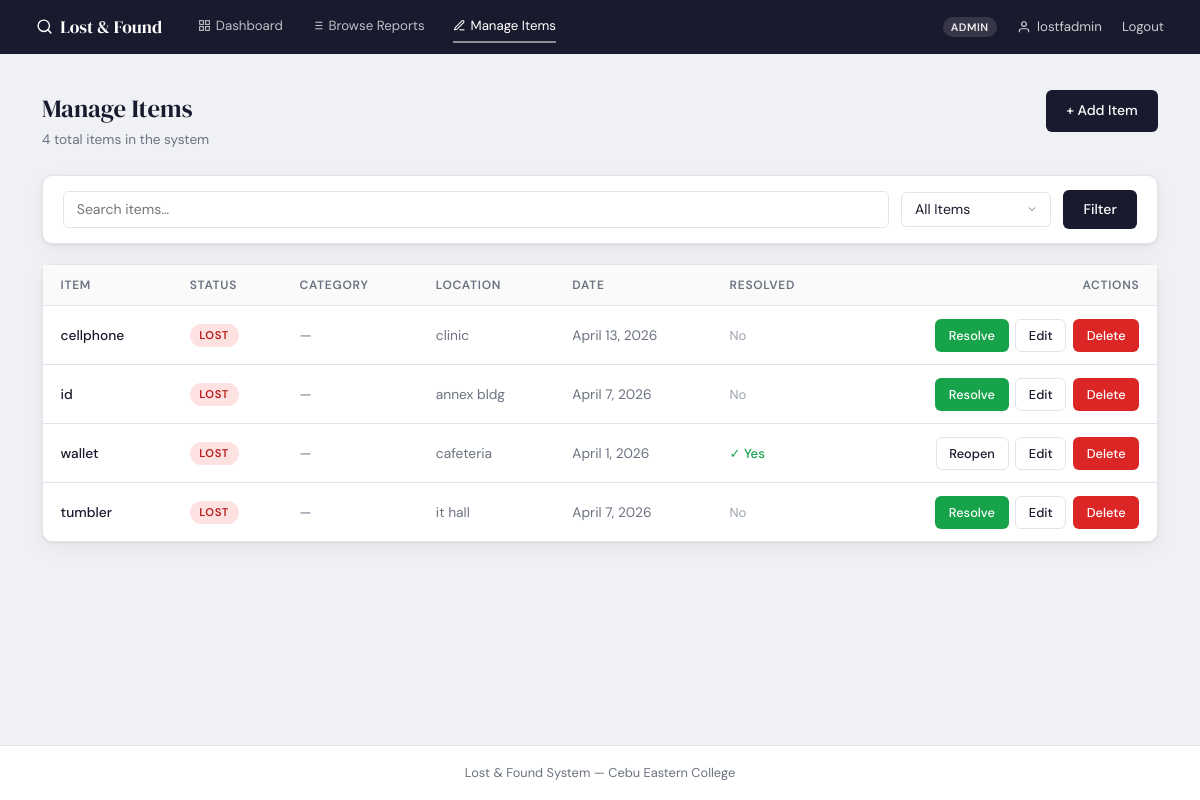
The page /manage/ (signed in) on the database its author committed.
### items/models.py (models this page shows, shortened)
class Item(models.Model):
    STATUS_CHOICES = [
        ('lost',  'Lost'),
        ('found', 'Found'),
    ]
    title          = models.CharField(max_length=200)
    description    = models.TextField()
    status         = models.CharField(max_length=5, choices=STATUS_CHOICES)
    category       = models.ForeignKey(Category, on_delete=models.SET_NULL, null=True, blank=True)
    location       = models.CharField(max_length=200)
    date_reported  = models.DateTimeField(auto_now_add=True)
    date_lost_found = models.DateField()
    photo          = models.ImageField(upload_to='item_photos/', blank=True, null=True)
    posted_by      = models.ForeignKey(User, on_delete=models.CASCADE)
    is_resolved    = models.BooleanField(default=False)
    class Meta:
        ordering = ['-date_reported']

### items/views.py (the view)
# urls.py: path('manage/',           views.manage_items,  name='manage_items'),
@admin_required
def manage_items(request):
    status_filter = request.GET.get('status', '')
    query         = request.GET.get('q', '')
    items         = Item.objects.all()
    if status_filter in ['lost', 'found']:
        items = items.filter(status=status_filter)
    if query:
        items = items.filter(title__icontains=query)
    return render(request, 'items/manage_items.html', {
        'items':         items,
        'status_filter': status_filter,
        'query':         query,
    })

### items/views.py (called while the page is built)
def is_admin(user):
    return user.is_authenticated and (user.is_staff or user.is_superuser)

### items/templates/items/manage_items.html (shortened to what this page needs)
{% extends 'items/base.html' %}
{% block nav_manage %}active{% endblock %}
{% block content %}
<div class="page-header">
  <div><h1 class="page-title">Manage Items</h1><p class="page-subtitle">{{ items.count }} total item{{ items.count|pluralize }} in the system</p></div>
  <a href="/post/" class="btn btn-dark">+ Add Item</a>
</div>
<div class="card" style="padding:0.9rem 1.25rem;margin-bottom:1.25rem;">
  <form method="get" style="display:flex;gap:0.75rem;flex-wrap:wrap;align-items:center;">
    <input type="text" name="q" value="{{ query }}" class="form-control" placeholder="Search items…" style="flex:1;min-width:180px;">
    <select name="status" class="form-control" style="width:150px;">
      <option value="">All Items</option>
    </select>
    <button type="submit" class="btn btn-dark">Filter</button>
  </form>
</div>
<div class="card">
  {% if items %}
  <table class="data-table">
    <thead><tr><th>Item</th><th>Status</th><th>Category</th><th>Location</th><th>Date</th><th>Resolved</th><th style="text-align:right;">Actions</th></tr></thead>
    <tbody>
      {% for item in items %}
      <tr>
        <td><a href="/item/{{ item.pk }}/" style="font-weight:500;color:var(--navy);text-decoration:none;">{{ item.title }}</a></td>
        <td><span class="badge {% if item.status == 'lost' %}badge-lost{% else %}badge-found{% endif %}">{{ item.status }}</span></td>
        <td style="color:var(--muted);">{{ item.category|default:"—" }}</td>
        <td style="color:var(--muted);">{{ item.location }}</td>
        <td style="color:var(--muted);">{{ item.date_lost_found }}</td>
        <td>{% if item.is_resolved %}<span style="color:#16a34a;font-size:0.82rem;font-weight:500;">✓ Yes</span>{% else %}<span style="color:#9ca3af;font-size:0.82rem;">No</span>{% endif %}</td>
        <td>
          <div style="display:flex;gap:0.4rem;justify-content:flex-end;">
            <a href="/resolve/{{ item.pk }}/" class="btn btn-sm {% if item.is_resolved %}btn-outline{% else %}btn-success{% endif %}">{% if item.is_resolved %}Reopen{% else %}Resolve{% endif %}</a>
            <a href="/edit/{{ item.pk }}/" class="btn btn-sm btn-outline">Edit</a>
            <a href="/delete/{{ item.pk }}/" class="btn btn-sm btn-danger">Delete</a>
          </div>
        </td>
      </tr>
      {% endfor %}
    </tbody>
  </table>
  {% endif %}
</div>
{% endblock %}

### items/templates/items/base.html (shortened to what this page needs)
<!DOCTYPE html>
<html lang="en">
<head>
</head>
<body>
<nav>
  <div class="nav-left">
    <a href="{% if user.is_authenticated %}/dashboard/{% else %}/{% endif %}" class="nav-brand">
      <svg width="17" height="17" viewBox="0 0 24 24" fill="none" stroke="currentColor" stroke-width="2" stroke-linecap="round" stroke-linejoin="round"><circle cx="11" cy="11" r="8"/><path d="m21 21-4.35-4.35"/></svg>
      Lost &amp; Found
    </a>
    {% if user.is_authenticated %}
      <a href="/dashboard/" class="nav-link {% block nav_dashboard %}{% endblock %}">
        <svg width="13" height="13" viewBox="0 0 24 24" fill="none" stroke="currentColor" stroke-width="2"><rect x="3" y="3" width="7" height="7"/><rect x="14" y="3" width="7" height="7"/><rect x="14" y="14" width="7" height="7"/><rect x="3" y="14" width="7" height="7"/></svg>
        Dashboard
      </a>
      <a href="/" class="nav-link {% block nav_browse %}{% endblock %}">
        Browse Reports
      </a>
      {% if user.is_staff or user.is_superuser %}
        <a href="/manage/" class="nav-link {% block nav_manage %}{% endblock %}">
          <svg width="13" height="13" viewBox="0 0 24 24" fill="none" stroke="currentColor" stroke-width="2"><path d="M12 20h9"/><path d="M16.5 3.5a2.121 2.121 0 0 1 3 3L7 19l-4 1 1-4L16.5 3.5z"/></svg>
          Manage Items
        </a>
      {% endif %}
    {% else %}
      <a href="/" class="nav-link">
        <svg width="13" height="13" viewBox="0 0 24 24" fill="none" stroke="currentColor" stroke-width="2"><line x1="8" y1="6" x2="21" y2="6"/><line x1="8" y1="12" x2="21" y2="12"/><line x1="8" y1="18" x2="21" y2="18"/></svg>
        Browse Reports
      </a>
    {% endif %}
  </div>
  <div class="nav-right">
    {% if user.is_authenticated %}
      {% if user.is_staff or user.is_superuser %}
        <span class="nav-admin-badge">Admin</span>
      {% endif %}
      <span class="nav-user">
        <svg width="14" height="14" viewBox="0 0 24 24" fill="none" stroke="currentColor" stroke-width="2"><path d="M20 21v-2a4 4 0 0 0-4-4H8a4 4 0 0 0-4 4v2"/><circle cx="12" cy="7" r="4"/></svg>
        {{ user.username }}
      </span>
      <a href="/logout/">Logout</a>
    {% else %}
      <a href="/login/">Login</a>
    {% endif %}
  </div>
</nav>
<main>
  {% block content %}{% endblock %}
</main>
<footer>
  Lost &amp; Found System &mdash; Cebu Eastern College
</footer>
</body>
</html>

### items/templates/items/base.html (style rules this page uses)
*, *::before, *::after { box-sizing: border-box; margin: 0; padding: 0; }
:root { --navy: #1a1a2e; --navy2: #23233a; --bg: #f0f1f4; --white: #ffffff; --border: #e2e4ea; --muted: #6b7280; --radius: 10px; --shadow: 0 1px 3px rgba(0,0,0,0.07), 0 6px 20px rgba(0,0,0,0.05); }
body { font-family: 'DM Sans', sans-serif; background: var(--bg); color: var(--navy); min-height: 100vh; display: flex; flex-direction: column; font-size: 14.5px; line-height: 1.5; }
nav { background: var(--navy); height: 54px; display: flex; align-items: center; justify-content: space-between; padding: 0 2.25rem; position: sticky; top: 0; z-index: 200; }
.nav-left { display: flex; align-items: center; gap: 1.75rem; }
.nav-right { display: flex; align-items: center; gap: 1.25rem; }
.nav-brand { font-family: 'DM Serif Display', serif; font-size: 1.1rem; color: #fff; text-decoration: none; display: flex; align-items: center; gap: 0.45rem; margin-right: 0.5rem; }
.nav-link { color: rgba(255,255,255,0.72); text-decoration: none; font-size: 0.83rem; display: flex; align-items: center; gap: 0.3rem; padding: 0.3rem 0; border-bottom: 2px solid transparent; transition: color .15s, border-color .15s; }
.nav-link:hover, .nav-link.active { color: #fff; border-bottom-color: rgba(255,255,255,0.5); }
.nav-right a { color: rgba(255,255,255,0.78); text-decoration: none; font-size: 0.83rem; transition: color .15s; }
.nav-admin-badge { background: rgba(255,255,255,0.12); color: rgba(255,255,255,0.9); font-size: 0.68rem; font-weight: 600; padding: 0.14rem 0.5rem; border-radius: 999px; letter-spacing: 0.05em; text-transform: uppercase; }
.nav-user { display: flex; align-items: center; gap: 0.4rem; color: rgba(255,255,255,0.78); font-size: 0.83rem; }
main { flex: 1; width: 100%; max-width: 1180px; margin: 0 auto; padding: 2.25rem 2rem; }
footer { text-align: center; padding: 1.1rem; font-size: 0.8rem; color: var(--muted); border-top: 1px solid var(--border); background: var(--white); margin-top: auto; }
.card { background: var(--white); border: 1px solid var(--border); border-radius: var(--radius); box-shadow: var(--shadow); }
.form-control { width: 100%; padding: 0.55rem 0.8rem; border: 1px solid var(--border); border-radius: 6px; font-family: 'DM Sans', sans-serif; font-size: 0.875rem; color: var(--navy); background: var(--white); outline: none; transition: border-color .15s, box-shadow .15s; appearance: none; }
select.form-control { cursor: pointer; background-repeat: no-repeat; background-position: right 0.75rem center; padding-right: 2rem; }
.btn { display: inline-flex; align-items: center; justify-content: center; gap: 0.4rem; padding: 0.58rem 1.2rem; border-radius: 6px; font-family: 'DM Sans', sans-serif; font-size: 0.875rem; font-weight: 500; cursor: pointer; border: 1px solid transparent; text-decoration: none; transition: background .15s; white-space: nowrap; }
.btn-dark { background: var(--navy); color: #fff; }
.btn-outline { background: transparent; border-color: var(--border); color: var(--navy); }
.btn-danger { background: #dc2626; color: #fff; }
.btn-success { background: #16a34a; color: #fff; }
.btn-sm { padding: 0.35rem 0.8rem; font-size: 0.8rem; }
.badge { display: inline-block; padding: 0.18rem 0.6rem; border-radius: 999px; font-size: 0.7rem; font-weight: 600; letter-spacing: 0.05em; text-transform: uppercase; }
.badge-lost { background: #fee2e2; color: #b91c1c; }
.data-table { width: 100%; border-collapse: collapse; font-size: 0.86rem; }
.data-table th { text-align: left; padding: 0.7rem 1.1rem; font-size: 0.75rem; font-weight: 600; text-transform: uppercase; letter-spacing: 0.06em; color: var(--muted); border-bottom: 1px solid var(--border); background: #fafafa; }
.data-table td { padding: 0.8rem 1.1rem; border-bottom: 1px solid var(--border); vertical-align: middle; }
.data-table tr:last-child td { border-bottom: none; }
.page-header { display: flex; align-items: flex-start; justify-content: space-between; flex-wrap: wrap; gap: 1rem; margin-bottom: 1.5rem; }
.page-title { font-family: 'DM Serif Display', serif; font-size: 1.55rem; font-weight: 400; }
.page-subtitle { font-size: 0.85rem; color: var(--muted); margin-top: 0.2rem; }

### rows shown on the page
Item: title "cellphone", status "LOST", category "—", location "clinic", date_lost_found "April 13, 2026", is_resolved "No"
Item: title "id", status "LOST", category "—", location "annex bldg", date_lost_found "April 7, 2026", is_resolved "No"
Item: title "wallet", status "LOST", category "—", location "cafeteria", date_lost_found "April 1, 2026", is_resolved "✓ Yes"
Item: title "tumbler", status "LOST", category "—", location "it hall", date_lost_found "April 7, 2026", is_resolved "No"

### other values the page prints
{{ user.username }} "lostfadmin"
{{ items.count }} "4"
